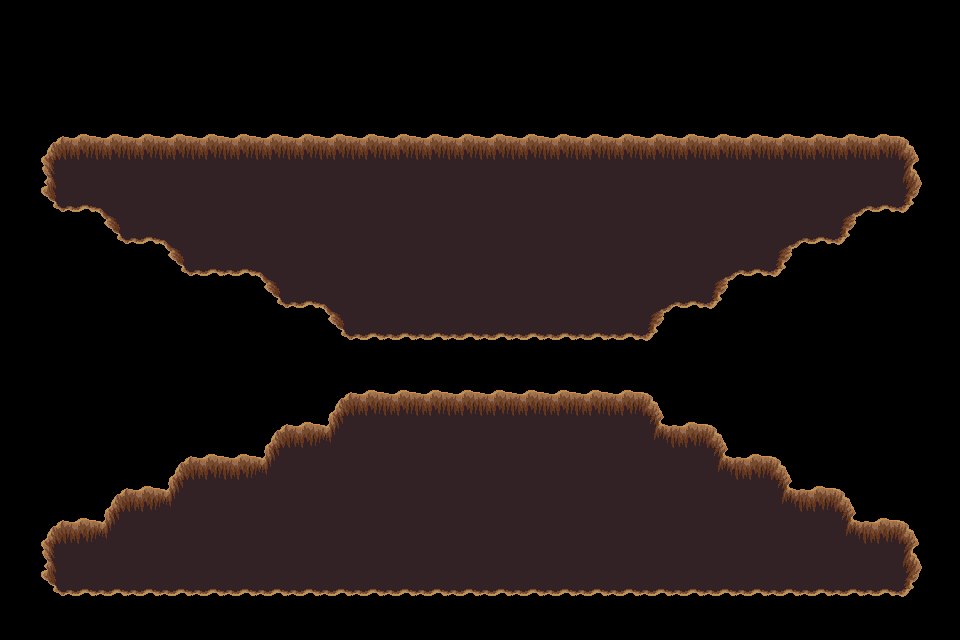

Below is a game level as drawn by its tile map, then a one-line description and the .tmx file that defines it, in full:
An orthogonal 30x20 tile map with 32x32 px tiles, 1 tile layer (trou).

<map version="1.4" tiledversion="1.4.3" orientation="orthogonal" renderorder="right-down" width="30" height="20" tilewidth="32" tileheight="32" infinite="0" nextlayerid="9" nextobjectid="1">
 <tileset firstgid="1" source="../../../dungeon_green.tsx" />
 <layer id="8" name="trou" width="30" height="20">
  <data encoding="csv">
0,0,0,0,0,0,0,0,0,0,0,0,0,0,0,0,0,0,0,0,0,0,0,0,0,0,0,0,0,0,
0,0,0,0,0,0,0,0,0,0,0,0,0,0,0,0,0,0,0,0,0,0,0,0,0,0,0,0,0,0,
0,0,0,0,0,0,0,0,0,0,0,0,0,0,0,0,0,0,0,0,0,0,0,0,0,0,0,0,0,0,
0,0,0,0,0,0,0,0,0,0,0,0,0,0,0,0,0,0,0,0,0,0,0,0,0,0,0,0,0,0,
0,432,433,433,433,433,433,433,433,433,433,433,433,433,433,433,433,433,433,433,433,433,433,433,433,433,433,433,434,0,
0,455,456,456,456,456,456,456,456,456,456,456,456,456,456,456,456,456,456,456,456,456,456,456,456,456,456,456,457,0,
0,478,479,388,456,456,456,456,456,456,456,456,456,456,456,456,456,456,456,456,456,456,456,456,456,456,387,479,480,0,
0,0,0,478,479,388,456,456,456,456,456,456,456,456,456,456,456,456,456,456,456,456,456,456,387,479,480,0,0,0,
0,0,0,0,0,478,479,479,388,456,456,456,456,456,456,456,456,456,456,456,456,456,387,479,480,0,0,0,0,0,
0,0,0,0,0,0,0,0,478,479,388,456,456,456,456,456,456,456,456,456,387,479,480,0,0,0,0,0,0,0,
0,0,0,0,0,0,0,0,0,0,478,479,479,479,479,479,479,479,479,479,480,0,0,0,0,0,0,0,0,0,
0,0,0,0,0,0,0,0,0,0,0,0,0,0,0,0,0,0,0,0,0,0,0,0,0,0,0,0,0,0,
0,0,0,0,0,0,0,0,0,0,432,433,433,433,433,433,433,433,433,433,434,0,0,0,0,0,0,0,0,0,
0,0,0,0,0,0,0,0,432,433,411,456,456,456,456,456,456,456,456,456,410,433,434,0,0,0,0,0,0,0,
0,0,0,0,0,432,433,433,411,456,456,456,456,456,456,456,456,456,456,456,456,456,410,433,434,0,0,0,0,0,
0,0,0,432,433,411,456,456,456,456,456,456,456,456,456,456,456,456,456,456,456,456,456,456,410,433,434,0,0,0,
0,432,433,411,456,456,456,456,456,456,456,456,456,456,456,456,456,456,456,456,456,456,456,456,456,456,410,433,434,0,
0,455,456,456,456,456,456,456,456,456,456,456,456,456,456,456,456,456,456,456,456,456,456,456,456,456,456,456,457,0,
0,478,479,479,479,479,479,479,479,479,479,479,479,479,479,479,479,479,479,479,479,479,479,479,479,479,479,479,480,0,
0,0,0,0,0,0,0,0,0,0,0,0,0,0,0,0,0,0,0,0,0,0,0,0,0,0,0,0,0,0
</data>
 </layer>
</map>
